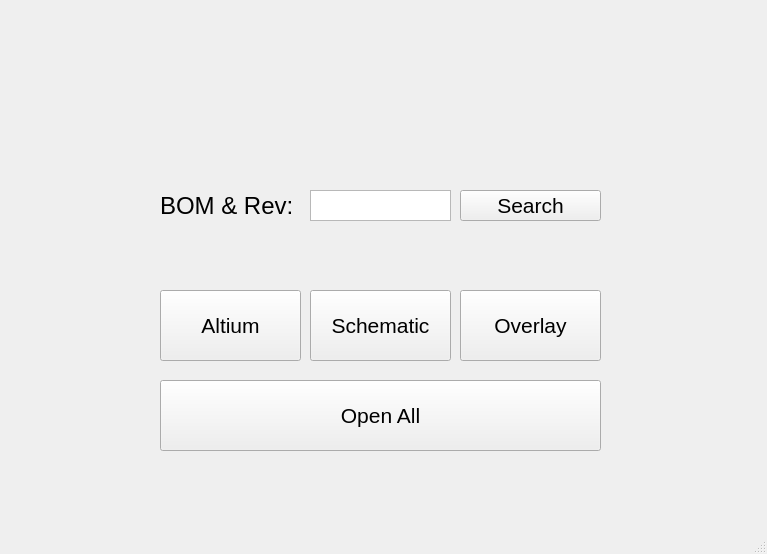
<?xml version="1.0" encoding="UTF-8"?>
<ui version="4.0">
 <class>MainWindow</class>
 <widget class="QMainWindow" name="MainWindow">
  <property name="geometry">
   <rect>
    <x>0</x>
    <y>0</y>
    <width>767</width>
    <height>554</height>
   </rect>
  </property>
  <property name="font">
   <font>
    <family>HelveticaNeue</family>
    <pointsize>16</pointsize>
    <weight>50</weight>
    <bold>false</bold>
   </font>
  </property>
  <property name="windowTitle">
   <string>Hardware Tech Debug</string>
  </property>
  <property name="autoFillBackground">
   <bool>false</bool>
  </property>
  <widget class="QWidget" name="centralwidget">
   <widget class="QPushButton" name="pushButton">
    <property name="geometry">
     <rect>
      <x>160</x>
      <y>290</y>
      <width>141</width>
      <height>71</height>
     </rect>
    </property>
    <property name="font">
     <font>
      <family>Arial</family>
     </font>
    </property>
    <property name="text">
     <string>Altium</string>
    </property>
   </widget>
   <widget class="QPushButton" name="pushButton_2">
    <property name="geometry">
     <rect>
      <x>310</x>
      <y>290</y>
      <width>141</width>
      <height>71</height>
     </rect>
    </property>
    <property name="font">
     <font>
      <family>Arial</family>
     </font>
    </property>
    <property name="text">
     <string>Schematic</string>
    </property>
   </widget>
   <widget class="QPushButton" name="pushButton_3">
    <property name="geometry">
     <rect>
      <x>460</x>
      <y>290</y>
      <width>141</width>
      <height>71</height>
     </rect>
    </property>
    <property name="font">
     <font>
      <family>Arial</family>
     </font>
    </property>
    <property name="text">
     <string>Overlay</string>
    </property>
   </widget>
   <widget class="QTextEdit" name="textEdit">
    <property name="geometry">
     <rect>
      <x>310</x>
      <y>190</y>
      <width>141</width>
      <height>31</height>
     </rect>
    </property>
    <property name="font">
     <font>
      <family>HelveticaNeue</family>
      <pointsize>16</pointsize>
      <weight>50</weight>
      <bold>false</bold>
     </font>
    </property>
    <property name="verticalScrollBarPolicy">
     <enum>Qt::ScrollBarAlwaysOff</enum>
    </property>
    <property name="horizontalScrollBarPolicy">
     <enum>Qt::ScrollBarAlwaysOff</enum>
    </property>
    <property name="tabChangesFocus">
     <bool>true</bool>
    </property>
    <property name="lineWrapMode">
     <enum>QTextEdit::NoWrap</enum>
    </property>
    <property name="html">
     <string>&lt;!DOCTYPE HTML PUBLIC &quot;-//W3C//DTD HTML 4.0//EN&quot; &quot;http://www.w3.org/TR/REC-html40/strict.dtd&quot;&gt;
&lt;html&gt;&lt;head&gt;&lt;meta name=&quot;qrichtext&quot; content=&quot;1&quot; /&gt;&lt;style type=&quot;text/css&quot;&gt;
p, li { white-space: pre-wrap; }
&lt;/style&gt;&lt;/head&gt;&lt;body style=&quot; font-family:'HelveticaNeue'; font-size:16pt; font-weight:400; font-style:normal;&quot;&gt;
&lt;p style=&quot;-qt-paragraph-type:empty; margin-top:0px; margin-bottom:0px; margin-left:0px; margin-right:0px; -qt-block-indent:0; text-indent:0px;&quot;&gt;&lt;br /&gt;&lt;/p&gt;&lt;/body&gt;&lt;/html&gt;</string>
    </property>
    <property name="tabStopWidth">
     <number>5</number>
    </property>
   </widget>
   <widget class="QLabel" name="label">
    <property name="geometry">
     <rect>
      <x>160</x>
      <y>180</y>
      <width>141</width>
      <height>51</height>
     </rect>
    </property>
    <property name="font">
     <font>
      <family>Arial</family>
      <pointsize>18</pointsize>
      <weight>50</weight>
      <bold>false</bold>
     </font>
    </property>
    <property name="text">
     <string>BOM &amp; Rev:</string>
    </property>
   </widget>
   <widget class="QPushButton" name="pushButton_4">
    <property name="geometry">
     <rect>
      <x>460</x>
      <y>190</y>
      <width>141</width>
      <height>31</height>
     </rect>
    </property>
    <property name="font">
     <font>
      <family>Arial</family>
     </font>
    </property>
    <property name="text">
     <string>Search</string>
    </property>
   </widget>
   <widget class="QPushButton" name="pushButton_5">
    <property name="geometry">
     <rect>
      <x>160</x>
      <y>380</y>
      <width>441</width>
      <height>71</height>
     </rect>
    </property>
    <property name="font">
     <font>
      <family>Arial</family>
     </font>
    </property>
    <property name="text">
     <string>Open All</string>
    </property>
   </widget>
  </widget>
  <widget class="QMenuBar" name="menubar">
   <property name="geometry">
    <rect>
     <x>0</x>
     <y>0</y>
     <width>767</width>
     <height>21</height>
    </rect>
   </property>
  </widget>
  <widget class="QStatusBar" name="statusbar"/>
 </widget>
 <resources/>
 <connections/>
</ui>
